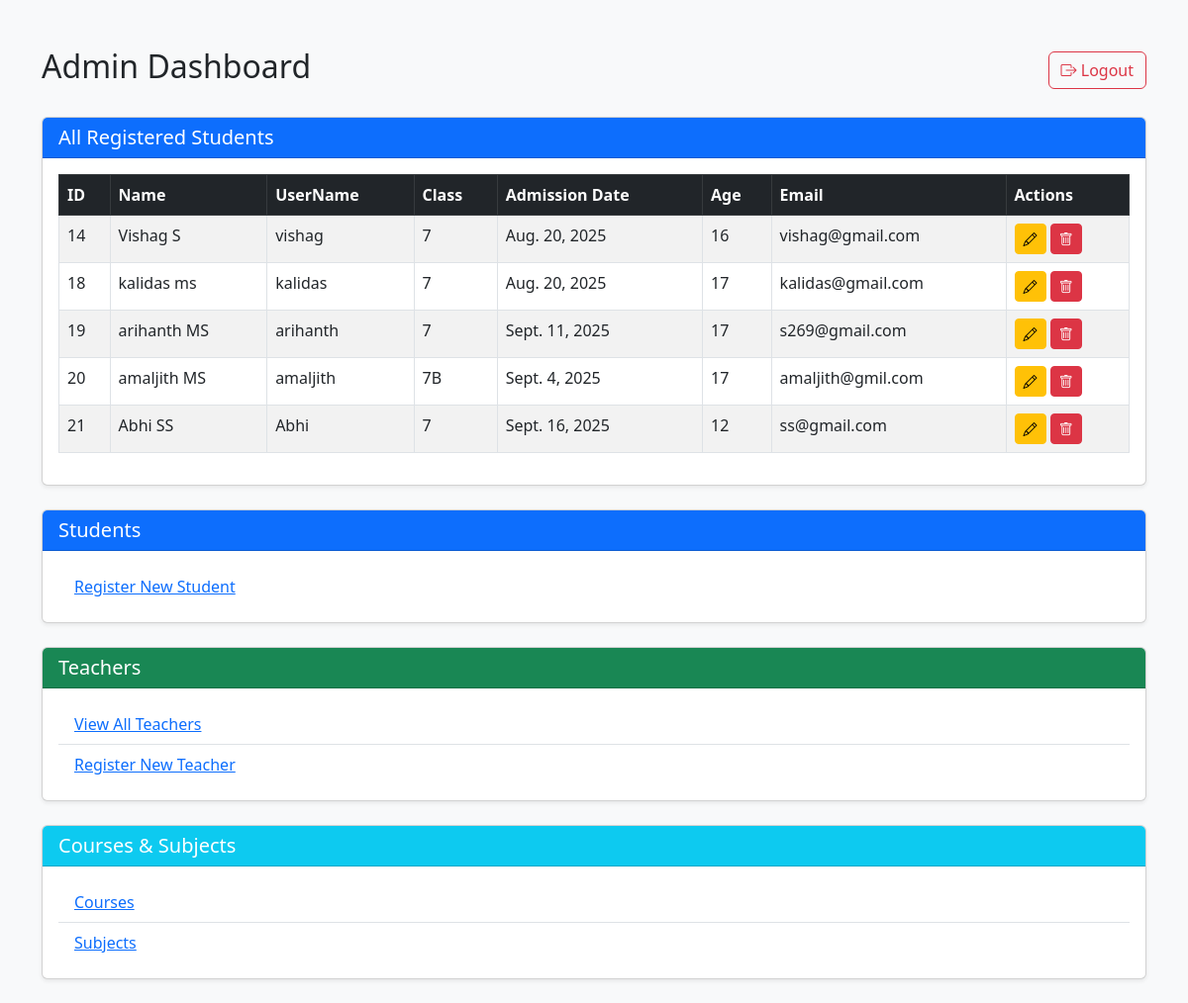
The page /students/admin-profile/ (signed in) on the database as committed earlier.
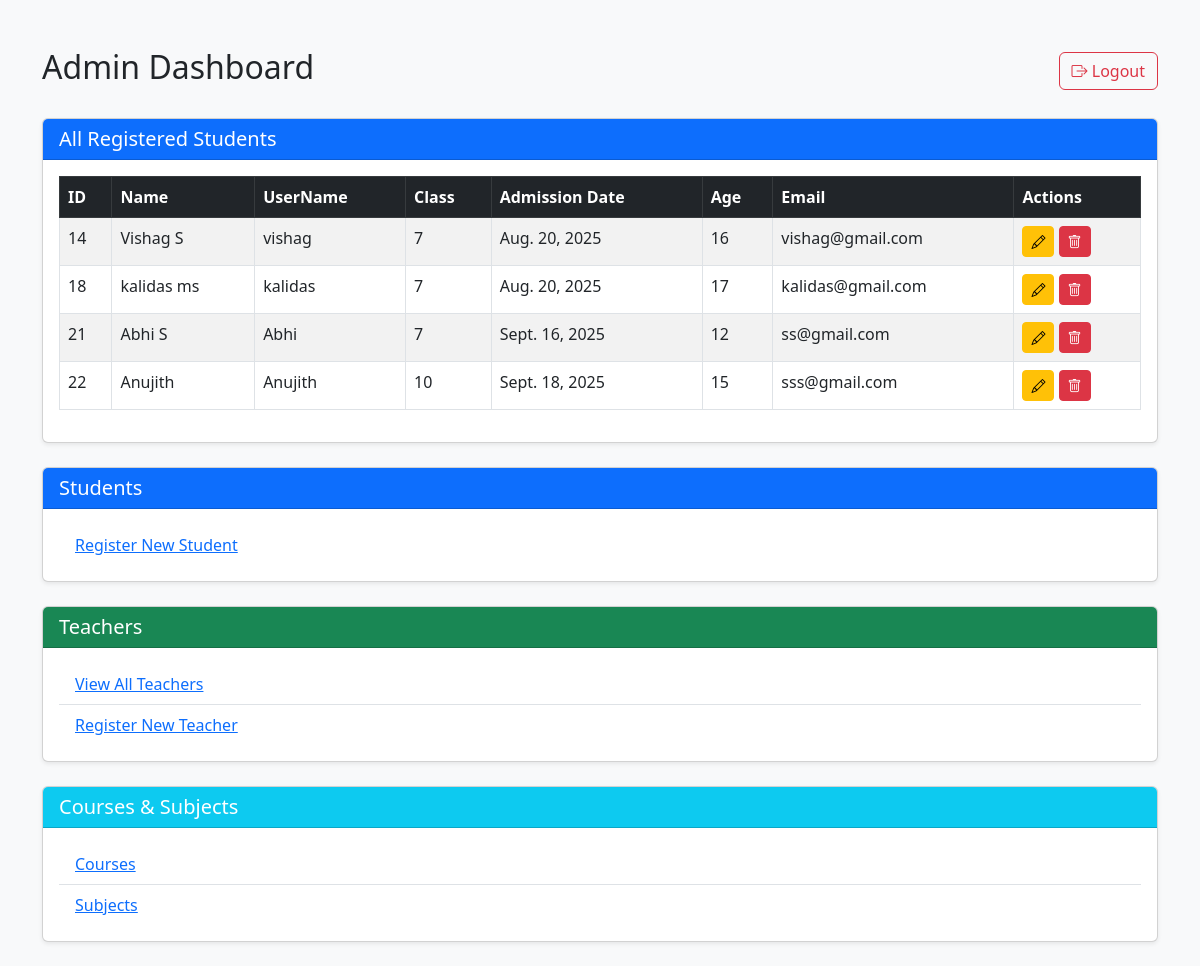
The same page on the database as committed later.
### myapp/models.py (models this page shows, shortened)
class StudentRegistration(models.Model):
    username = models.CharField(max_length=100)
    name = models.CharField(max_length=100, null=True)
    password = models.CharField(max_length=100)
    admission_date = models.DateField(default=timezone.now)
    age = models.IntegerField()
    email = models.EmailField()
    class_name = models.ForeignKey(Course, on_delete=models.CASCADE, related_name="students")

### cources/models.py (models this page shows)
class Course(models.Model):
    class_name = models.CharField(max_length=100)
    def __str__(self):
        return self.class_name

### myapp/views.py (the view)
# urls.py: path('admin-profile/', AdminProfileAPIView.as_view(), name='admin_profile'),
class AdminProfileAPIView(APIView):
    template_name = "admin_profile.html"
    def get(self, request):
        if request.session.get("superuser") != "admin":
            return render(request, self.template_name, {"students": []})
        all_students = StudentRegistration.objects.all()
        return render(request, self.template_name, {"students": all_students})

### myapp/templates/admin_profile.html (shortened to what this page needs)
<!DOCTYPE html>
<html lang="en">
<head>
    <link href="https://cdn.jsdelivr.net/npm/bootstrap@5.3.0/dist/css/bootstrap.min.css" rel="stylesheet">
    <link href="https://cdn.jsdelivr.net/npm/bootstrap-icons/font/bootstrap-icons.css" rel="stylesheet">
</head>
<body class="bg-light">
<div class="container mt-5">
    <div class="d-flex justify-content-between align-items-center mb-4">
        <h2>Admin Dashboard</h2>
        <a href="{% url 'logout' %}" class="btn btn-outline-danger">
            <i class="bi bi-box-arrow-right"></i> Logout
        </a>
    </div>
    <div class="card mb-4 shadow-sm">
        <div class="card-header bg-primary text-white">
            <h5 class="mb-0">All Registered Students</h5>
        </div>
        <div class="card-body">
            <table class="table table-bordered table-striped">
                <thead class="table-dark">
                    <tr>
                        <th>ID</th>
                        <th>Name</th>
                        <th>UserName</th>
                        <th>Class</th>
                        <th>Admission Date</th>
                        <th>Age</th>
                        <th>Email</th>
                        <th>Actions</th>
                    </tr>
                </thead>
                <tbody>
                {% for student in students %}
                    <tr>
                        <td>{{ student.id }}</td>
                        <td>{{ student.name }}</td>
                        <td>{{ student.username }}</td>
                        <td>{{ student.class_name }}</td>
                        <td>{{ student.admission_date }}</td>
                        <td>{{ student.age }}</td>
                        <td>{{ student.email }}</td>
                        <td>
                            <a href="{% url 'edit_profile' student.id %}" class="btn btn-sm btn-warning">
                                <i class="bi bi-pencil"></i>
                            </a>
                            <a href="{% url 'delete_profile' student.id %}" class="btn btn-sm btn-danger"
                               onclick="return confirm('Are you sure?');">
                                <i class="bi bi-trash"></i>
                            </a>
                        </td>
                    </tr>
                {% empty %}
                    <tr>
                        <td colspan="8" class="text-center">No users found</td>
                    </tr>
                {% endfor %}
                </tbody>
            </table>
        </div>
    </div>
    <div class="card mb-4 shadow-sm">
        <div class="card-header bg-primary text-white">
            <h5 class="mb-0">Students</h5>
        </div>
        <div class="card-body">
            <ul class="list-group list-group-flush">
                <li class="list-group-item">
                    <a href="{% url 'student_register' %}">Register New Student</a>
                </li>
            </ul>
        </div>
    </div>
    <div class="card mb-4 shadow-sm">
        <div class="card-header bg-success text-white">
            <h5 class="mb-0">Teachers</h5>
        </div>
        <div class="card-body">
            <ul class="list-group list-group-flush">
                <li class="list-group-item">
                    <a href="{% url 'all_teachers' %}">View All Teachers</a>
                </li>
                <li class="list-group-item">
                    <a href="{% url 'teacher_register' %}">Register New Teacher</a>
                </li>
            </ul>
        </div>
    </div>
    <div class="card mb-4 shadow-sm">
        <div class="card-header bg-info text-white">
            <h5 class="mb-0">Courses & Subjects</h5>
        </div>
        <div class="card-body">
            <ul class="list-group list-group-flush">
                <li class="list-group-item">
                    <a href="{% url 'courses' %}">Courses</a>
                </li>
                <li class="list-group-item">
                    <a href="{% url 'subjects' %}">Subjects</a>
                </li>
            </ul>
        </div>
    </div>
</div>
</body>
</html>

Rows that differ between the two databases and show on the page:
removed StudentRegistration: id "19", name "arihanth MS", username "arihanth", class_name "7", admission_date "Sept. 11, 2025", age "17", email "s269@gmail.com"
removed StudentRegistration: id "20", name "amaljith MS", username "amaljith", class_name "7B", admission_date "Sept. 4, 2025", age "17", email "amaljith@gmil.com"
changed StudentRegistration "Abhi": name "Abhi SS" → "Abhi S"
added StudentRegistration: id "22", name "Anujith", username "Anujith", class_name "10", admission_date "Sept. 18, 2025", age "15", email "sss@gmail.com"
